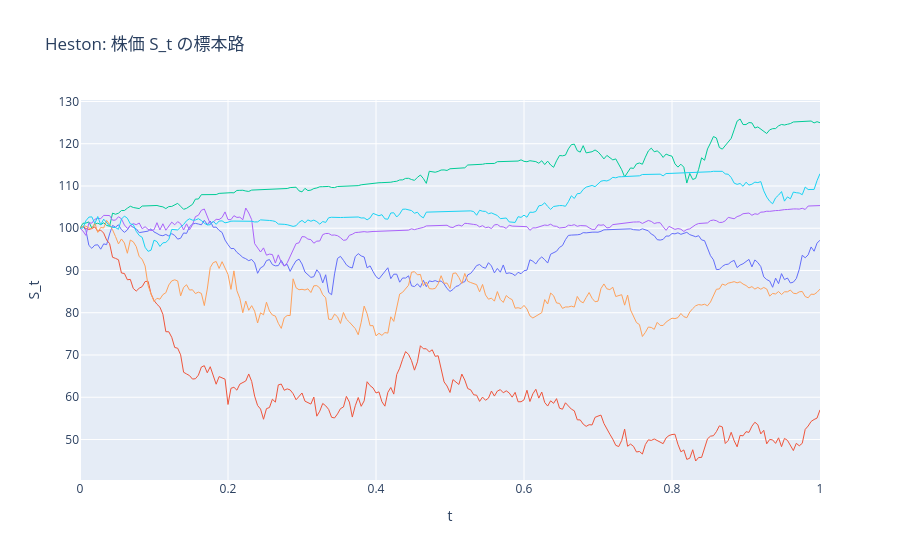
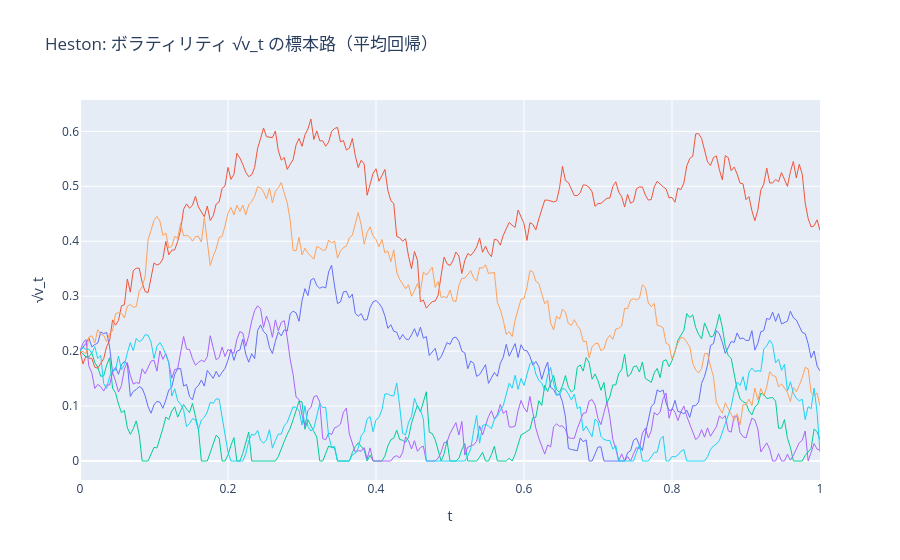

Notebook cell for these charts, in order:
### Markdown cell above
## 2. Heston モデル

$$dS_t = r S_t\,dt + \sqrt{v_t}\,S_t\,dW_t^1,\qquad
dv_t = \kappa(\theta - v_t)\,dt + \xi\sqrt{v_t}\,dW_t^2,\qquad d\langle W^1,W^2\rangle=\rho\,dt.$$

- $v_t$: 瞬間分散(年率, $\sqrt{v_t}$=瞬間ボラ)、$v_0$: 初期分散、$\kappa$: 分散の平均回帰速度(/年)、$\theta$: 長期分散、$\xi$: vol-of-vol、$\rho$: スポット-ボラ相関。
- **Feller 条件** $2\kappa\theta\ge\xi^2$ で $v_t>0$ がほぼ保証される（破れると 0 に触れる）。
- $\rho<0$ は「価格下落↔ボラ上昇」を表し、**下方スキュー**を生む（株式の典型）。

下図は $(S_t, v_t)$ の標本路。ボラ自身が動く（フルトランケーション・オイラー）。

### Code cell
# Heston の標本路 (S と √v)
def heston_paths(S0, r, T, v0, kappa, theta, xi, rho, n_steps, n_paths, seed):
    rng = np.random.default_rng(seed)
    dt = T / n_steps
    corr = np.sqrt(1 - rho**2)
    S = np.empty((n_paths, n_steps + 1)); S[:, 0] = S0
    V = np.empty((n_paths, n_steps + 1)); V[:, 0] = v0
    s = np.full(n_paths, float(S0)); v = np.full(n_paths, float(v0))
    for k in range(1, n_steps + 1):
        z = rng.standard_normal((n_paths, 2))
        dw1 = z[:, 0] * np.sqrt(dt)
        dw2 = (rho * z[:, 0] + corr * z[:, 1]) * np.sqrt(dt)
        vp = np.maximum(v, 0.0)
        s = s * np.exp((r - 0.5 * vp) * dt + np.sqrt(vp) * dw1)
        v = v + kappa * (theta - vp) * dt + xi * np.sqrt(vp) * dw2
        S[:, k] = s; V[:, k] = v
    return S, V

S, V = heston_paths(100, 0.05, 1.0, 0.04, 1.5, 0.04, 0.6, -0.7, 250, 6, seed=1)
tg = np.linspace(0, 1, 251)
figp = go.Figure()
for k in range(S.shape[0]):
    figp.add_trace(go.Scatter(x=tg, y=S[k], mode="lines", line={"width": 1}, showlegend=False))
figp.update_layout(title="Heston: 株価 S_t の標本路", xaxis_title="t", yaxis_title="S_t")
figp.show()
figv = go.Figure()
for k in range(V.shape[0]):
    figv.add_trace(go.Scatter(x=tg, y=np.sqrt(np.maximum(V[k], 0)), mode="lines", line={"width": 1}, showlegend=False))
figv.update_layout(title="Heston: ボラティリティ √v_t の標本路（平均回帰）", xaxis_title="t", yaxis_title="√v_t")
figv.show()

### Figure 1 — Plotly figure (JSON) as saved in the notebook; plotly's stock layout.template omitted (floating-point values rounded to 4 significant figures; data arrays with more than 128 entries replaced by an {"elided": "..."} marker saying what was removed)
{"data": [{"line": {"width": 1}, "mode": "lines", "showlegend": false, "type": "scatter", "x": {"elided": "251 float values"}, "y": {"elided": "251 float values"}}, {"line": {"width": 1}, "mode": "lines", "showlegend": false, "type": "scatter", "x": {"elided": "251 float values"}, "y": {"elided": "251 float values"}}, {"line": {"width": 1}, "mode": "lines", "showlegend": false, "type": "scatter", "x": {"elided": "251 float values"}, "y": {"elided": "251 float values"}}, {"line": {"width": 1}, "mode": "lines", "showlegend": false, "type": "scatter", "x": {"elided": "251 float values"}, "y": {"elided": "251 float values"}}, {"line": {"width": 1}, "mode": "lines", "showlegend": false, "type": "scatter", "x": {"elided": "251 float values"}, "y": {"elided": "251 float values"}}, {"line": {"width": 1}, "mode": "lines", "showlegend": false, "type": "scatter", "x": {"elided": "251 float values"}, "y": {"elided": "251 float values"}}], "layout": {"title": {"text": "Heston: 株価 S_t の標本路"}, "xaxis": {"title": {"text": "t"}}, "yaxis": {"title": {"text": "S_t"}}}}

### Figure 2 — Plotly figure (JSON) as saved in the notebook; plotly's stock layout.template omitted (floating-point values rounded to 4 significant figures; data arrays with more than 128 entries replaced by an {"elided": "..."} marker saying what was removed)
{"data": [{"line": {"width": 1}, "mode": "lines", "showlegend": false, "type": "scatter", "x": {"elided": "251 float values"}, "y": {"elided": "251 float values"}}, {"line": {"width": 1}, "mode": "lines", "showlegend": false, "type": "scatter", "x": {"elided": "251 float values"}, "y": {"elided": "251 float values"}}, {"line": {"width": 1}, "mode": "lines", "showlegend": false, "type": "scatter", "x": {"elided": "251 float values"}, "y": {"elided": "251 float values"}}, {"line": {"width": 1}, "mode": "lines", "showlegend": false, "type": "scatter", "x": {"elided": "251 float values"}, "y": {"elided": "251 float values"}}, {"line": {"width": 1}, "mode": "lines", "showlegend": false, "type": "scatter", "x": {"elided": "251 float values"}, "y": {"elided": "251 float values"}}, {"line": {"width": 1}, "mode": "lines", "showlegend": false, "type": "scatter", "x": {"elided": "251 float values"}, "y": {"elided": "251 float values"}}], "layout": {"title": {"text": "Heston: ボラティリティ √v_t の標本路（平均回帰）"}, "xaxis": {"title": {"text": "t"}}, "yaxis": {"title": {"text": "√v_t"}}}}
